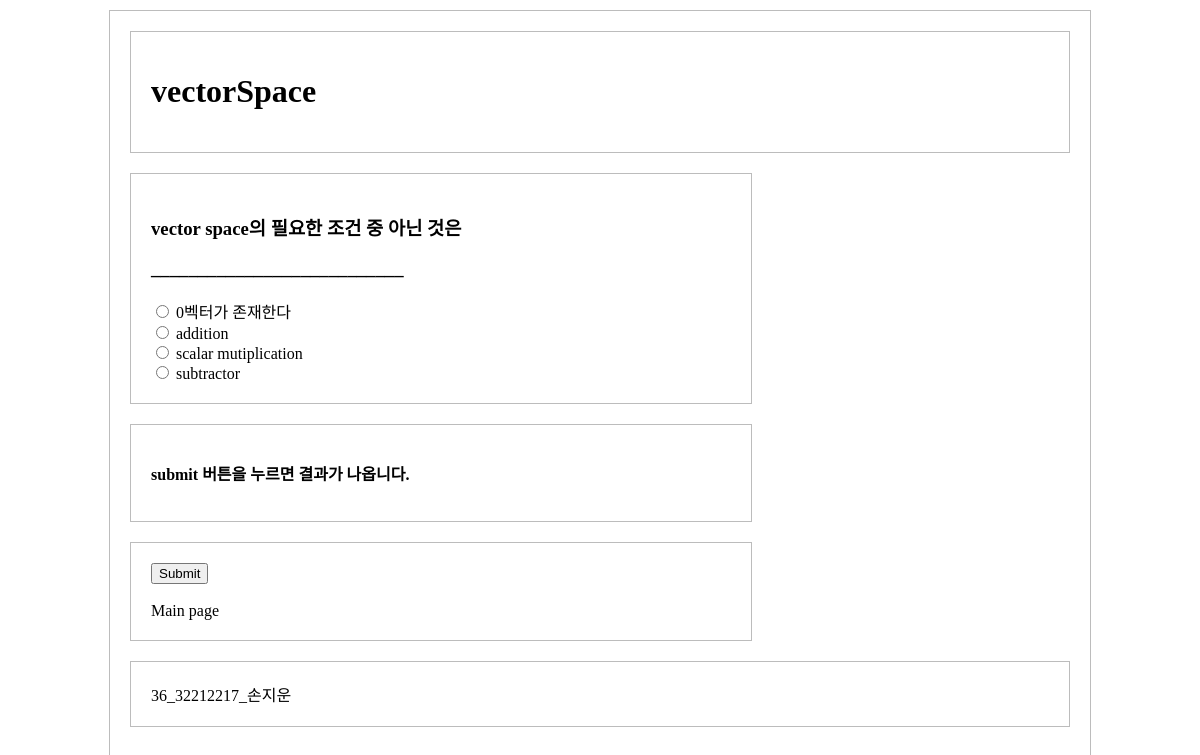
Screenshot of /3/ with the database file from the repository.
### polls/models.py (models this page shows, shortened)
class Exam(models.Model):
    exam_text = models.CharField(max_length=200)

class Question(models.Model):
    exam = models.ForeignKey(Exam, on_delete=models.CASCADE)
    question_text = models.TextField()
    question_contents = models.TextField()

class Choice(models.Model):
    question = models.ForeignKey(Question, on_delete=models.CASCADE)
    choice_text = models.CharField(max_length=200)
    answer = models.BooleanField(default = False)
    votes = models.IntegerField(default=0)

### polls/views.py (the view)
# urls.py: path('<int:exam_id>/', views.detail, name='detail'),
def detail(request, exam_id):
    exam = get_object_or_404(Exam, pk= exam_id)
    return render(request, 'polls/detail.html',{'exam':exam})

### polls/templates/polls/detail.html (shortened to what this page needs)
{% load static %}
<link rel="stylesheet" type="text/css" href="{% static 'polls/style.css' %}">
<!DOCTYPE html>
<html lang="en">
<head>
</head>
<body>
<div id="jb-container">
    <div id="jb-header">
        <h1>{{ exam.exam_text }}</h1>
    </div>
    <form action="{%  url 'polls:score' exam.id %}" method="post">
        {% for question in exam.question_set.all %}
            <div id="jb-maincontent">
                <h3>{{ question.question_text|linebreaks }}</h3>
                <h3>___________________________</h3>
                {% for choice in question.choice_set.all %}
                    <input type="radio" name="{{question.question_text}}" id="choice{{ forloop.counter }}" value="{{ choice.id }}">
                    <label for="choice{{ forloop.counter }}">{{ choice.choice_text }}</label><br>
                {% endfor %}
            </div>
        {% endfor %}
        <div id="jb-maincontent">
            <p><b>submit 버튼을 누르면 결과가 나옵니다.</b></p>
        </div>
        <div id="jb-content">
            <input type="submit" value="Submit"><br><br>
            <a href="{% url 'polls:index'%}">Main page</a>
        </div>
        <div id="jb-footer">
          36_32212217_손지운
      </div>
    </form>
</div>
</body>

### polls/static/polls/style.css (style rules this page uses)
#jb-container { margin: 10px auto; padding: 20px; border: 1px solid #bcbcbc; }
#jb-header { padding: 20px; margin-bottom: 20px; border: 1px solid #bcbcbc; }
#jb-content { padding: 20px; margin-bottom: 20px; border: 1px solid #bcbcbc; }
#jb-maincontent { padding: 20px; margin-bottom: 20px; border: 1px solid #bcbcbc; }
#jb-footer { padding: 20px; border: 1px solid #bcbcbc; }
@media ( min-width: 481px ) { #jb-container { width: 940px; } }
@media ( min-width: 481px ) { #jb-content { width: 580px; float: left; } }
@media ( min-width: 481px ) { #jb-maincontent { width: 580px; float: left; } }
@media ( min-width: 481px ) { #jb-footer { clear: both; } }
a { text-decoration: none; color: black; }

### rows the page displays
Exam: exam_text "vectorSpace"
Question: question_text "vector space의 필요한 조건 중 아닌 것은"
Choice: choice_text "0벡터가 존재한다"
Choice: choice_text "addition"
Choice: choice_text "scalar mutiplication"
Choice: choice_text "subtractor"
